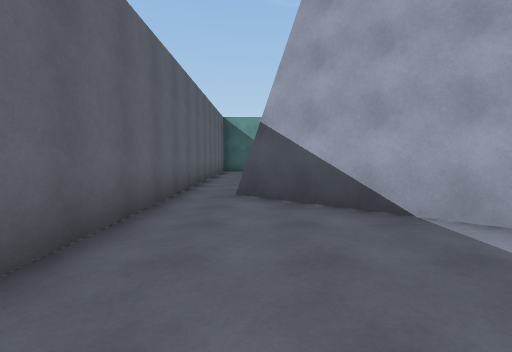
View 1 (above)

18 first-person views from a walk through a scene from a Unity 3-D project. The camera is 1.4 m above the floor, tilts 4° down and sees 85° across. The floor is counted in squares, 2 m on a side. Each view is taken from the middle of a square. On the plan, view 1 faces up. The plan holds only what a view shows up to about 9 squares ahead; the rest is blank. The place goes on beyond the plan. The player character is not drawn. Surface patterns are stand-ins for the level's own textures.

View 2
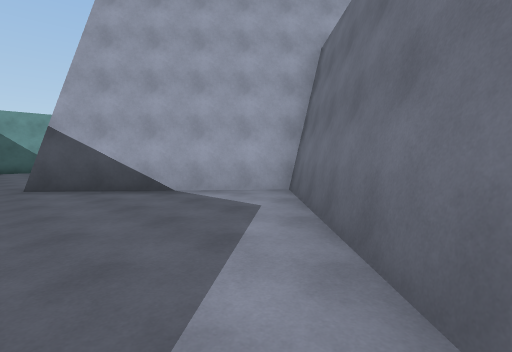

View 3
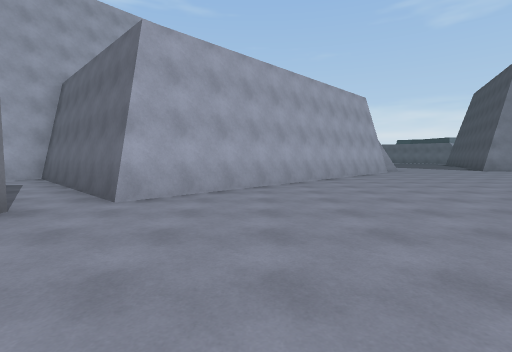

View 4
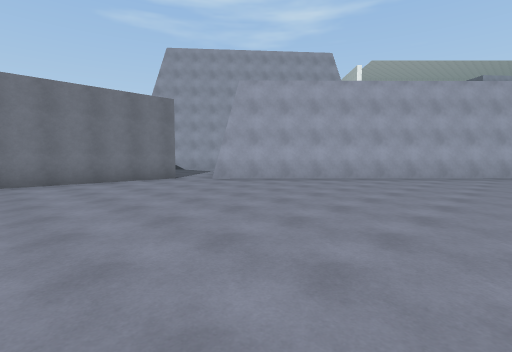

View 5
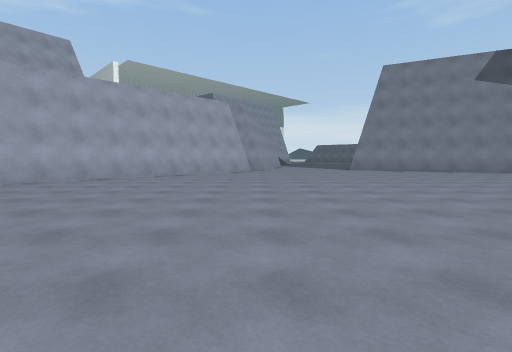

View 6
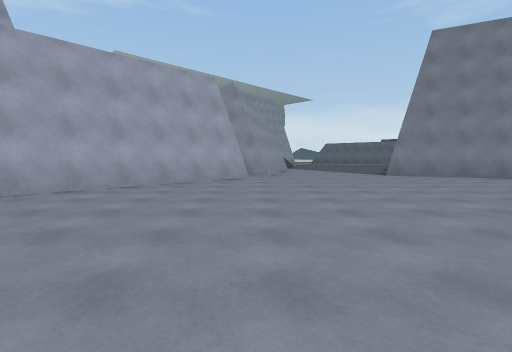

View 7
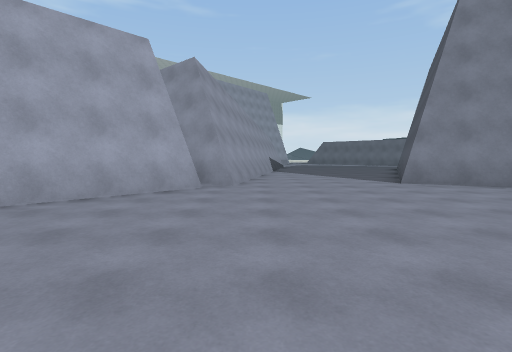

View 8
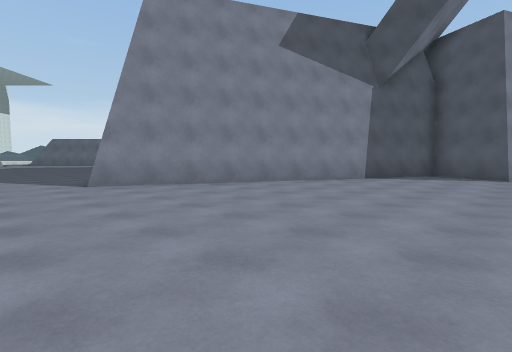

View 9
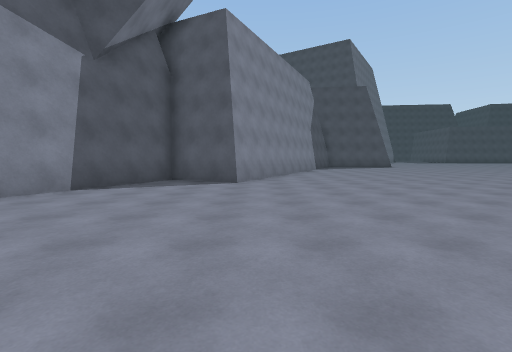

View 10
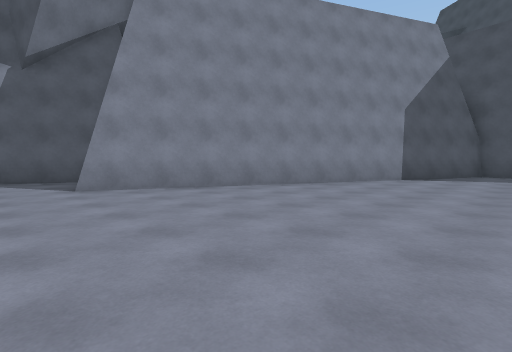

View 11
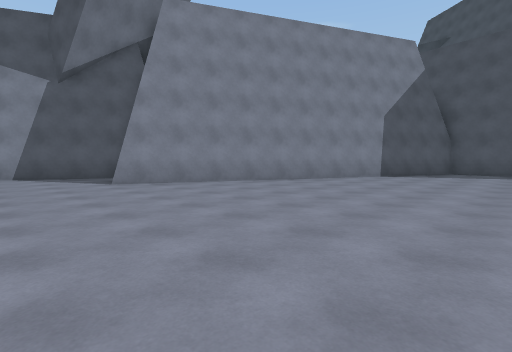

View 12
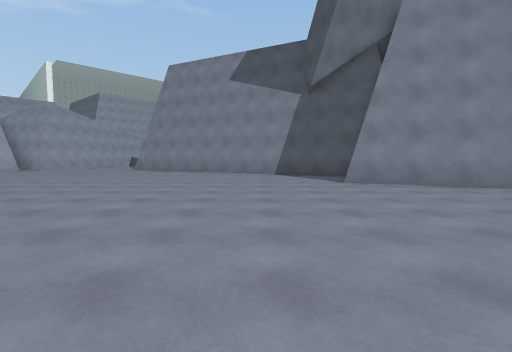

View 13
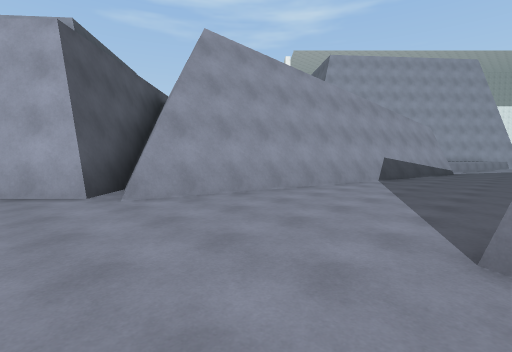

View 14
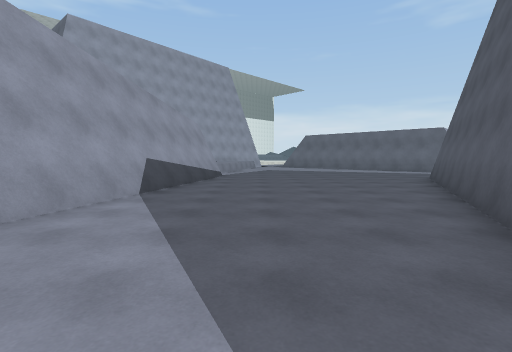

View 15
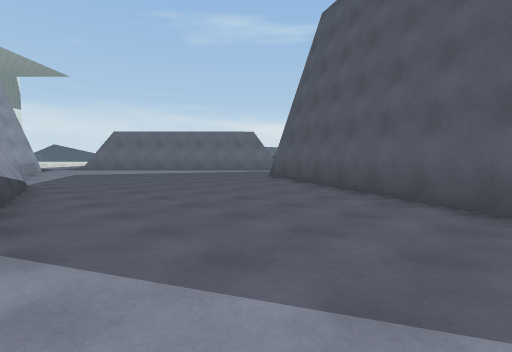

View 16
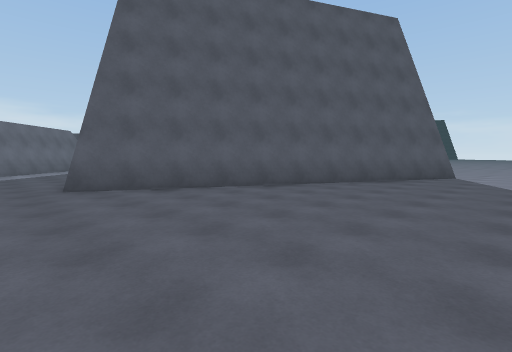

View 17
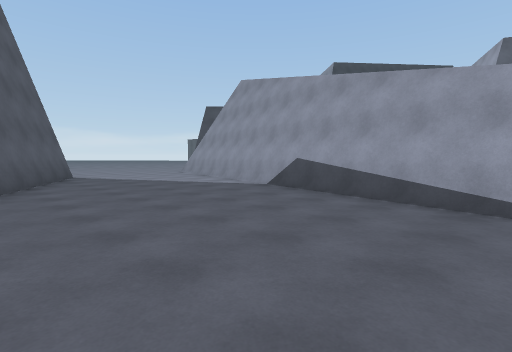

View 18
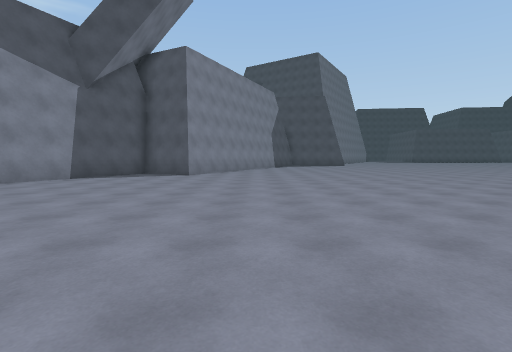

### Floor plan
Points are (right, up) in squares from view 1. A wall is a line through its corners. A room is listed if a view was taken in it or the views show most of it. See-through windows are left out.
Room 1 (view 1)
walls: (-1.5, 5.5) (-1.5, 1.5); (0.1, -2.2) (3.8, 1.7) (-0.4, 5.2)
ways out: opening at (-1, -2) to room 2; opening at (-1, 6)
Room 2 (views 2, 3, 4, 5, 6, 7, 8, 9, 10, 11, 12, 13, 14, 15, 16, 17, 18)
walls: (7.8, -11.5) (8.4, -9.9); (8.1, -11.2) (8.7, -10.1); (9.2, -8.7) (7.2, -10.6) (-0.6, -2.9) (0.1, -2.2); (-1.4, -1.9) (-5.8, -1.9); (19.1, -13.6) (7.6, -11.2); (-3.1, -34) (1.6, -24.6) (3.6, -25.6) (8.3, -15.9) (17.7, -20.6)
ways out: opening at (-1, -2) to room 1; opening at (18.5, -19)

Positions as (right, up) in squares from view 1, and headings:
1: (0, 0), facing up
2: (-1, -2), facing up-right
3: (-5, -5), facing right
4: (-6, -10), facing up-right
5: (-6, -11), facing right
6: (-2, -11), facing right
7: (1, -12), facing right
8: (1, -14), facing down-right
9: (1, -17), facing down
10: (-5, -23), facing down-right
11: (-6, -22), facing down-right
12: (-6, -22), facing right
13: (6, -16), facing up-right
14: (9, -15), facing right
15: (11, -13), facing down-right
16: (19, -14), facing down-left
17: (19, -18), facing up-left
18: (-1, -14), facing down
